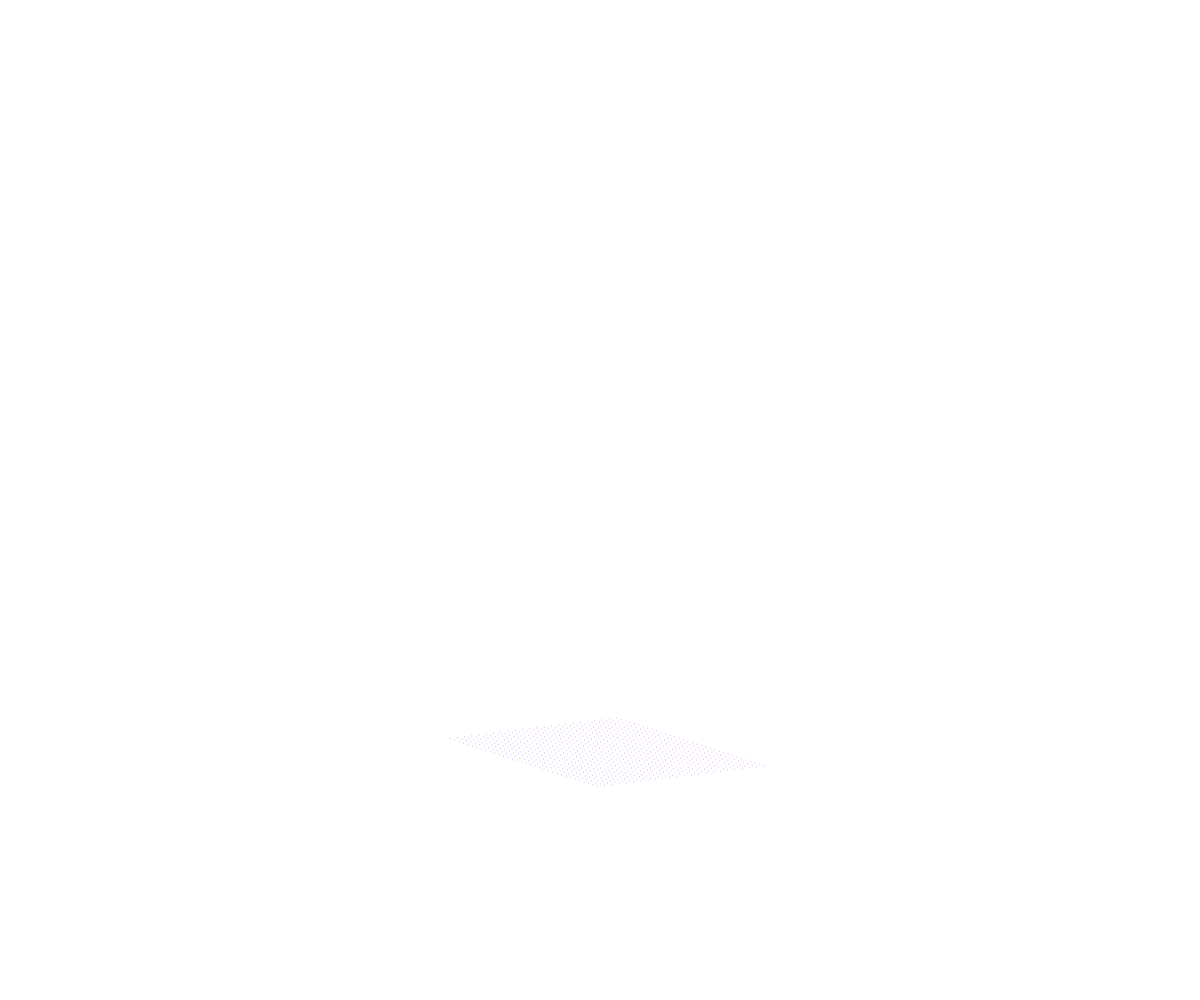
Frame 1 (no input)
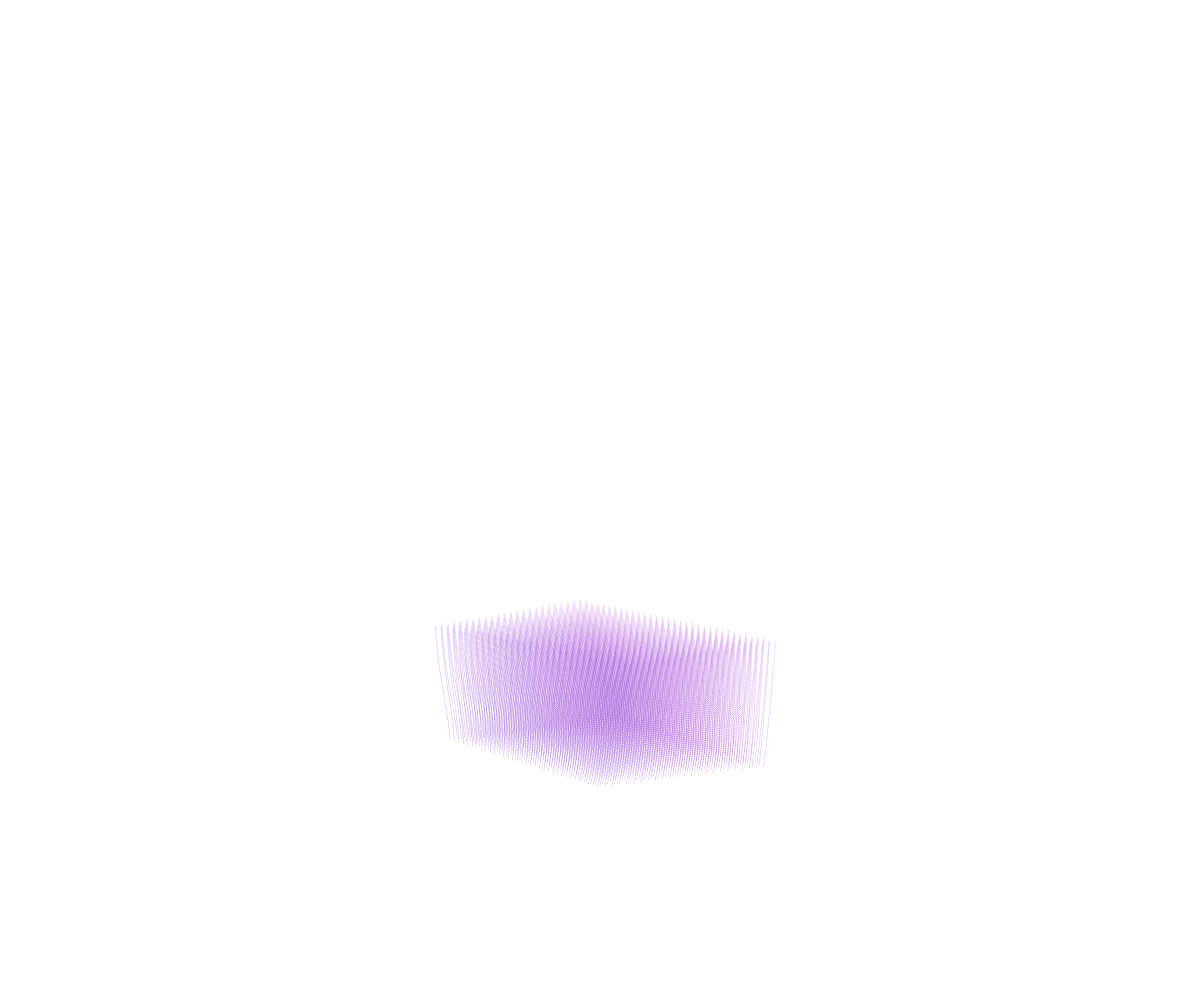
Frame 60 (no input)
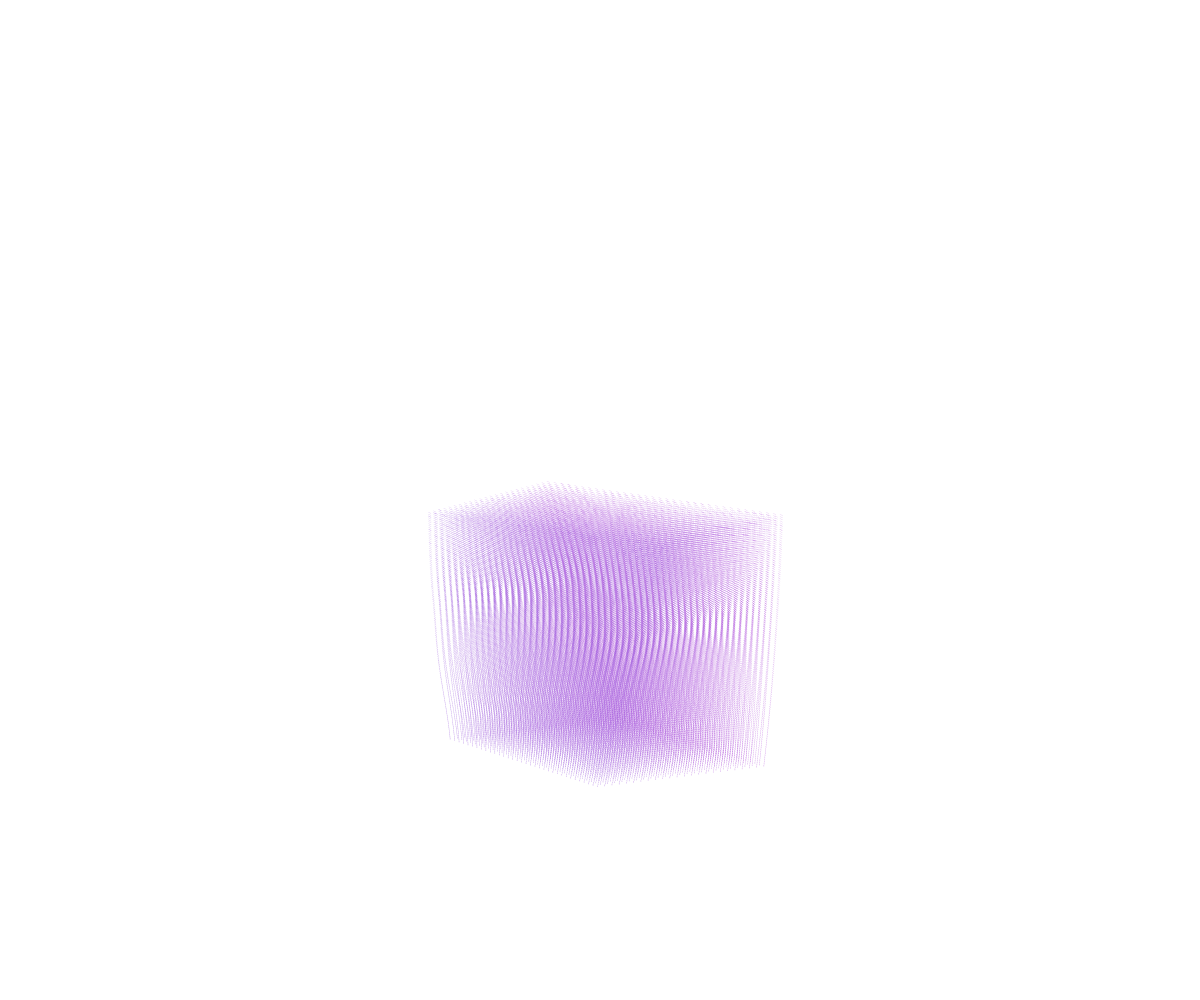
Frame 120 (the mouse pressed at the canvas centre since frame 60)

The p5.js sketch that drew these frames (run headless with seeded random() and noise() and a simulated clock; from frame 60 on, the mouse is pressed at the canvas centre):

// p5.js sketch
// ── sketch.js
let space = 8.5;
let pixelX = 0.5;
let pixelY = 8;

let sizeX, sizeY;

let count = 0;

let randRot;

let speed = 2;

// DEFINED FROM 0 to 1. 0 BEING TOP OF THE CANVAS, 1 BEING BOTTOM OF CANVAS.
let runHeight = 0.5;
let start = 0.75;


function setup() {
  
  sizeX = int(random(20,40));
  sizeY = int(random(20,40));
  
  createCanvas(windowWidth, windowHeight);
  rectMode(CENTER);
  colorMode(HSB, 255)
  
  // background(255);
  
  randH = random(0, 255)
  randRot = random(-1, 1)
}

function draw() {
  
  noStroke();

  
  translate(width * 0.5, start * height - count * speed);
  scale(1, 0.2);
  rotate(45 + count * 0.01 * randRot);
  

  
  for (let w = 0; w < sizeX; w++){
    
    for (let h = 0; h < sizeY; h++){
      
      let n1 = noise(w * frameCount * 0.0001, 0.1)
      let n2 = noise(0.1, h * frameCount * 0.0001)

      n1 = map(n1, 0, 1, -25, 25)
      n2 = map(n2, 0, 1, -25, 25);
      
      
      
      fill(randH + h * 0.4, 150, 220, 140)
      
      
      push();
      translate((space * sizeX / 2) - (space * w), (space * sizeY / 2) - (space * h))
      rotate(-45)
      rect(n1, n2, pixelX , pixelY);
      pop();
      
    }
  }
  
  count++

  if (count * speed  > runHeight * height) {
    noLoop();
  }
  
  
}
